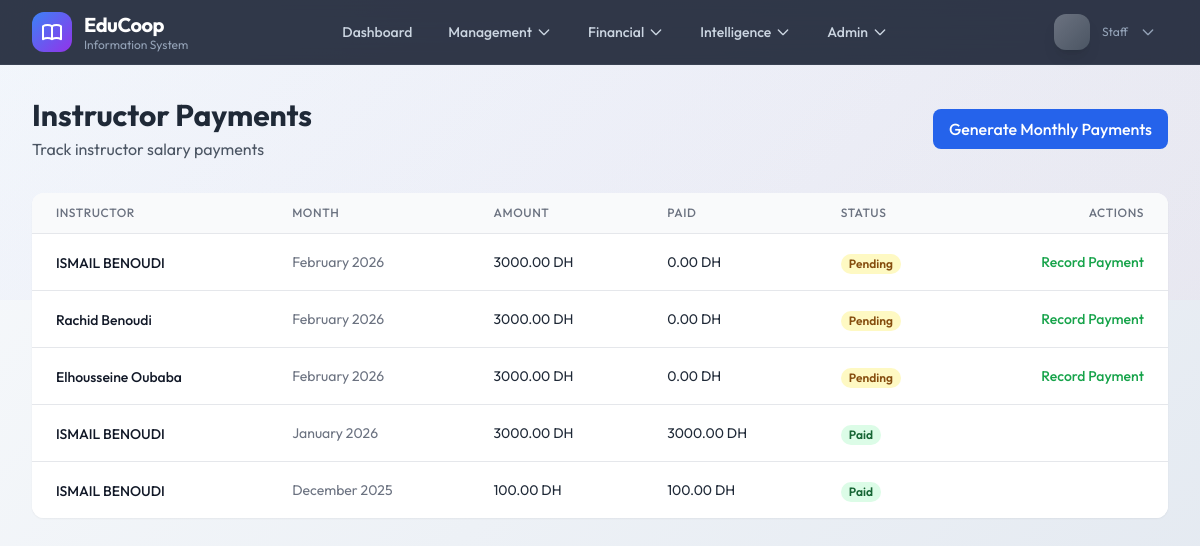
Page /payments/instructor/ (signed in) on the earlier database version.
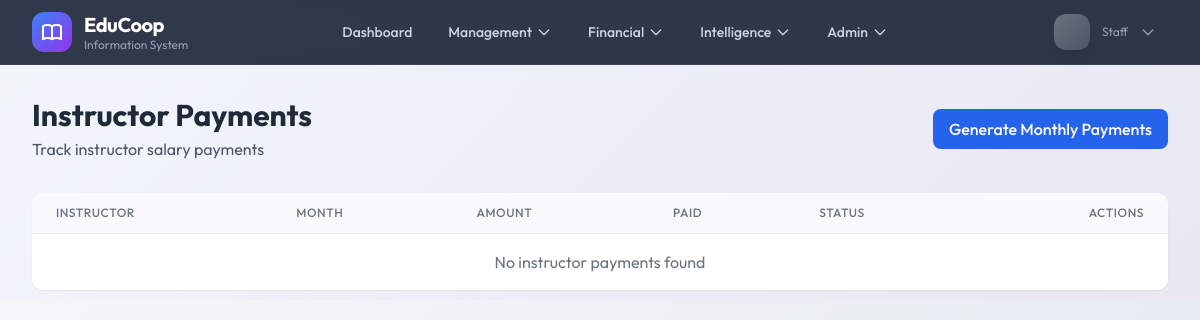
Same page on the later database version.
### core/models.py (models this page shows, shortened)
class User(AbstractUser):
    ROLE_CHOICES = [
        ('admin', 'Administrator'),
        ('manager', 'Manager'),
        ('accountant', 'Accountant'),
        ('instructor', 'Instructor'),
        ('staff', 'Staff'),
    ]
    role = models.CharField(max_length=20, choices=ROLE_CHOICES, default='staff')
    phone = models.CharField(max_length=20, blank=True)
    instructor_profile = models.OneToOneField(
        'Instructor',
        on_delete=models.SET_NULL,
        null=True,
        blank=True,
        related_name='user_account'
    )
    created_at = models.DateTimeField(auto_now_add=True)
    updated_at = models.DateTimeField(auto_now=True)
    @property
    def is_admin(self):
        return self.role == 'admin' or self.is_superuser
    @property
    def is_manager(self):
        return self.role in ['admin', 'manager'] or self.is_superuser
    @property
    def can_view_financials(self):
        return self.role in ['admin', 'manager', 'accountant'] or self.is_superuser
    class Meta:
        ordering = ['-date_joined']

class Payment(models.Model):
    PAYMENT_STATUS_CHOICES = [
        ('pending', 'Pending'),
        ('paid', 'Paid'),
        ('partial', 'Partial'),
        ('overdue', 'Overdue'),
    ]
    PAYMENT_TYPE_CHOICES = [
        ('student_fee', 'Student Fee'),
        ('instructor_payment', 'Instructor Payment'),
    ]
    student = models.ForeignKey(Student, on_delete=models.CASCADE, related_name='payments', null=True, blank=True)
    instructor = models.ForeignKey(Instructor, on_delete=models.CASCADE, related_name='payments', null=True, blank=True)
    payment_type = models.CharField(max_length=20, choices=PAYMENT_TYPE_CHOICES)
    amount = models.DecimalField(max_digits=10, decimal_places=2)
    amount_paid = models.DecimalField(max_digits=10, decimal_places=2, default=0)
    month = models.DateField(help_text="First day of the billing month")
    status = models.CharField(max_length=10, choices=PAYMENT_STATUS_CHOICES, default='pending')
    payment_date = models.DateField(null=True, blank=True)
    notes = models.TextField(blank=True)
    created_at = models.DateTimeField(auto_now_add=True)
    updated_at = models.DateTimeField(auto_now=True)
    class Meta:
        ordering = ['-month', '-created_at']

class Instructor(models.Model):
    first_name = models.CharField(max_length=100)
    last_name = models.CharField(max_length=100)
    email = models.EmailField(unique=True)
    phone = models.CharField(max_length=20, blank=True)
    specialization = models.CharField(max_length=200)
    hourly_rate = models.DecimalField(max_digits=8, decimal_places=2, default=120)
    is_active = models.BooleanField(default=True)
    created_at = models.DateTimeField(auto_now_add=True)
    updated_at = models.DateTimeField(auto_now=True)
    @property
    def full_name(self):
        return f"{self.first_name} {self.last_name}"
    class Meta:
        ordering = ['last_name', 'first_name']

### core/views.py (the view)
@login_required
def instructor_payment_list(request):
    payments = Payment.objects.filter(payment_type='instructor_payment').select_related('instructor').order_by('-month')
    return render(request, 'core/instructor_payment_list.html', {'payments': payments})

### core/context_processors.py (called while the page is built)
def user_permissions(request):
    if request.user.is_authenticated:
        return {
            'user_is_admin': request.user.is_admin,
            'user_is_manager': request.user.is_manager,
            'user_is_accountant': request.user.can_view_financials,
            'user_is_instructor': request.user.role == 'instructor',
            'user_is_staff': request.user.role == 'staff',
            'user_can_manage_students': request.user.role in ['staff', 'manager', 'admin'],
            'user_can_manage_courses': request.user.is_manager,
            'user_can_view_payments': request.user.role != 'instructor',
            'user_can_manage_payments': request.user.can_view_financials,
        }
    return {}

### templates/core/instructor_payment_list.html (shortened to what this page needs)
{% extends 'base.html' %}
{% block content %}
<div class="flex items-center justify-between mb-8">
    <div>
        <h1 class="text-3xl font-bold text-gray-800">Instructor Payments</h1>
        <p class="text-gray-600 mt-1">Track instructor salary payments</p>
    </div>
    <a href="{% url 'core:generate_monthly_payments' %}" class="bg-blue-600 hover:bg-blue-700 text-white px-4 py-2 rounded-lg font-medium transition-colors">Generate Monthly Payments</a>
</div>
<div class="bg-white rounded-xl shadow-sm overflow-hidden">
    <table class="min-w-full divide-y divide-gray-200">
        <thead class="bg-gray-50">
            <tr>
                <th class="px-6 py-3 text-left text-xs font-medium text-gray-500 uppercase tracking-wider">Instructor</th>
                <th class="px-6 py-3 text-left text-xs font-medium text-gray-500 uppercase tracking-wider">Month</th>
                <th class="px-6 py-3 text-left text-xs font-medium text-gray-500 uppercase tracking-wider">Amount</th>
                <th class="px-6 py-3 text-left text-xs font-medium text-gray-500 uppercase tracking-wider">Paid</th>
                <th class="px-6 py-3 text-left text-xs font-medium text-gray-500 uppercase tracking-wider">Status</th>
                <th class="px-6 py-3 text-right text-xs font-medium text-gray-500 uppercase tracking-wider">Actions</th>
            </tr>
        </thead>
        <tbody class="bg-white divide-y divide-gray-200">
            {% for payment in payments %}
            <tr class="hover:bg-gray-50">
                <td class="px-6 py-4 whitespace-nowrap">
                    <a href="{% url 'core:instructor_detail' payment.instructor.pk %}" class="text-sm font-medium text-gray-900 hover:text-blue-600">{{ payment.instructor.full_name }}</a>
                </td>
                <td class="px-6 py-4 whitespace-nowrap text-sm text-gray-500">{{ payment.month|date:"F Y" }}</td>
                <td class="px-6 py-4 whitespace-nowrap text-sm text-gray-800">{{ payment.amount }} DH</td>
                <td class="px-6 py-4 whitespace-nowrap text-sm text-gray-800">{{ payment.amount_paid }} DH</td>
                <td class="px-6 py-4 whitespace-nowrap">
                    <span class="px-2 inline-flex text-xs leading-5 font-semibold rounded-full
                        {% if payment.status == 'paid' %}bg-green-100 text-green-800
                        {% elif payment.status == 'pending' %}bg-yellow-100 text-yellow-800
                        {% else %}bg-blue-100 text-blue-800{% endif %}">
                        {{ payment.get_status_display }}
                    </span>
                </td>
                <td class="px-6 py-4 whitespace-nowrap text-right text-sm font-medium">
                    {% if payment.status != 'paid' %}
                    <a href="{% url 'core:record_payment' payment.pk %}" class="text-green-600 hover:text-green-900">Record Payment</a>
                    {% endif %}
                </td>
            </tr>
            {% empty %}
            <tr>
                <td colspan="6" class="px-6 py-4 text-center text-gray-500">No instructor payments found</td>
            </tr>
            {% endfor %}
        </tbody>
    </table>
</div>
{% endblock %}

### templates/base.html (shortened to what this page needs)
<!DOCTYPE html>
<html lang="en">
<head>
    <script src="https://cdn.tailwindcss.com"></script>
</head>
<body class="gradient-bg min-h-screen">
    <nav class="glass-nav sticky top-0 z-50" x-data="{ open: false,
        managementOpen: false,
        financialOpen: false,
        intelligenceOpen: false,
        adminOpen: false,
        userMenuOpen: false }">
        <div class="max-w-7xl mx-auto px-4 sm:px-6 lg:px-8">
            <div class="flex justify-between h-16">
                <div class="flex items-center">
                    <a href="{% url 'core:dashboard' %}" class="flex items-center space-x-3 group">
                        <div class="w-10 h-10 bg-gradient-to-br from-blue-500 to-purple-600 rounded-xl flex items-center justify-center transform group-hover:rotate-12 transition-transform duration-300">
                        </div>
                        <div class="hidden lg:block">
                            <h1 class="text-xl font-bold text-white tracking-tight">EduCoop</h1>
                            <p class="text-xs text-slate-400 -mt-0.5">Information System</p>
                        </div>
                    </a>
                </div>
                <div class="hidden md:flex md:items-center md:space-x-1">
                    <a href="{% url 'core:dashboard' %}" class="nav-item px-4 py-2 text-sm font-medium text-slate-300 hover:text-white rounded-lg hover:bg-white/5">
                        Dashboard
                    </a>
                    {% if user_can_manage_students or user_can_manage_courses %}
                    <div class="relative" @mouseenter="managementOpen = true" @mouseleave="managementOpen = false">
                        <button class="nav-item px-4 py-2 text-sm font-medium text-slate-300 hover:text-white rounded-lg hover:bg-white/5 flex items-center">
                            Management
                            <svg class="ml-1 w-4 h-4 transition-transform" :class="{'rotate-180': managementOpen}" fill="none" stroke="currentColor" viewBox="0 0 24 24">
                                <path stroke-linecap="round" stroke-linejoin="round" stroke-width="2" d="M19 9l-7 7-7-7"></path>
                            </svg>
                        </button>
                    </div>
                    {% endif %}
                    {% if user_can_view_payments %}
                    <div class="relative" @mouseenter="financialOpen = true" @mouseleave="financialOpen = false">
                        <button class="nav-item px-4 py-2 text-sm font-medium text-slate-300 hover:text-white rounded-lg hover:bg-white/5 flex items-center">
                            Financial
                            <svg class="ml-1 w-4 h-4 transition-transform" :class="{'rotate-180': financialOpen}" fill="none" stroke="currentColor" viewBox="0 0 24 24">
                                <path stroke-linecap="round" stroke-linejoin="round" stroke-width="2" d="M19 9l-7 7-7-7"></path>
                            </svg>
                        </button>
                    </div>
                    {% endif %}
                    {% if user_is_manager %}
                    <div class="relative" @mouseenter="intelligenceOpen = true" @mouseleave="intelligenceOpen = false">
                        <button class="nav-item px-4 py-2 text-sm font-medium text-slate-300 hover:text-white rounded-lg hover:bg-white/5 flex items-center">
                            Intelligence
                            <svg class="ml-1 w-4 h-4 transition-transform" :class="{'rotate-180': intelligenceOpen}" fill="none" stroke="currentColor" viewBox="0 0 24 24">
                                <path stroke-linecap="round" stroke-linejoin="round" stroke-width="2" d="M19 9l-7 7-7-7"></path>
                            </svg>
                        </button>
                    </div>
                    {% endif %}
                    {% if user_is_admin %}
                    <div class="relative" @mouseenter="adminOpen = true" @mouseleave="adminOpen = false">
                        <button class="nav-item px-4 py-2 text-sm font-medium text-slate-300 hover:text-white rounded-lg hover:bg-white/5 flex items-center">
                            Admin
                            <svg class="ml-1 w-4 h-4 transition-transform" :class="{'rotate-180': adminOpen}" fill="none" stroke="currentColor" viewBox="0 0 24 24">
                                <path stroke-linecap="round" stroke-linejoin="round" stroke-width="2" d="M19 9l-7 7-7-7"></path>
                            </svg>
                        </button>
                    </div>
                    {% endif %}
                </div>
                <div class="flex items-center space-x-4">
                    <div class="relative" @click.outside="userMenuOpen = false">
                        <button @click="userMenuOpen = !userMenuOpen" class="flex items-center space-x-3 px-3 py-2 rounded-xl hover:bg-white/10 transition-colors">
                            <div class="w-9 h-9 rounded-xl role-badge flex items-center justify-center text-sm font-semibold
                                {% if user.role == 'admin' %}bg-gradient-to-br from-red-500 to-red-600
                                {% elif user.role == 'manager' %}bg-gradient-to-br from-blue-500 to-blue-600
                                {% elif user.role == 'accountant' %}bg-gradient-to-br from-green-500 to-green-600
                                {% elif user.role == 'instructor' %}bg-gradient-to-br from-purple-500 to-purple-600
                                {% else %}bg-gradient-to-br from-gray-500 to-gray-600{% endif %} text-white shadow-lg">
                            </div>
                            <div class="hidden lg:block text-left">
                                <p class="text-xs text-slate-400">{{ user.get_role_display }}</p>
                            </div>
                            <svg class="w-4 h-4 text-slate-400 transition-transform" :class="{'rotate-180': userMenuOpen}" fill="none" stroke="currentColor" viewBox="0 0 24 24">
                                <path stroke-linecap="round" stroke-linejoin="round" stroke-width="2" d="M19 9l-7 7-7-7"></path>
                            </svg>
                        </button>
                    </div>
                </div>
            </div>
        </div>
    </nav>
    <main class="content-wrapper max-w-7xl mx-auto px-4 sm:px-6 lg:px-8 py-8">
        {% block content %}{% endblock %}
    </main>
</body>
</html>

### templates/base.html (style rules this page uses)
* { font-family: 'Outfit', sans-serif; }
* { transition: all 0.2s ease; }
.glass-nav { background: rgba(15, 23, 42, 0.85); backdrop-filter: blur(20px); -webkit-backdrop-filter: blur(20px); border-bottom: 1px solid rgba(148, 163, 184, 0.1); }
.gradient-bg { background: linear-gradient(135deg, #f8fafc 0%, #e2e8f0 100%); position: relative; }
.gradient-bg::before { content: ''; position: absolute; top: 0; left: 0; right: 0; height: 300px; background: linear-gradient(135deg, #3b82f6 0%, #8b5cf6 50%, #ec4899 100%); opacity: 0.03; z-index: 0; }
.nav-item { position: relative; overflow: hidden; }
.nav-item::before { content: ''; position: absolute; bottom: 0; left: 50%; width: 0; height: 2px; background: linear-gradient(90deg, #3b82f6, #8b5cf6); transform: translateX(-50%); transition: width 0.3s ease; }
.role-badge { position: relative; overflow: hidden; }
.role-badge::after { content: ''; position: absolute; top: 50%; left: 50%; width: 0; height: 0; border-radius: 50%; background: rgba(255, 255, 255, 0.3); transform: translate(-50%, -50%); transition: width 0.6s, height 0.6s; }
.content-wrapper { position: relative; z-index: 1; }

Differences in the rows shown:
removed Payment: instructor.full_name "ISMAIL BENOUDI", month "February 2026", amount "3000.00", amount_paid "0.00", status "Pending", shows "Record Payment"
removed Payment: instructor.full_name "Rachid Benoudi", month "February 2026", amount "3000.00", amount_paid "0.00", status "Pending", shows "Record Payment"
removed Payment: instructor.full_name "Elhousseine Oubaba", month "February 2026", amount "3000.00", amount_paid "0.00", status "Pending", shows "Record Payment"
removed Payment: instructor.full_name "ISMAIL BENOUDI", month "January 2026", amount "3000.00", amount_paid "3000.00", status "Paid"
removed Payment: instructor.full_name "ISMAIL BENOUDI", month "December 2025", amount "100.00", amount_paid "100.00", status "Paid"
Other differences:
text now shown: "No instructor payments found"
